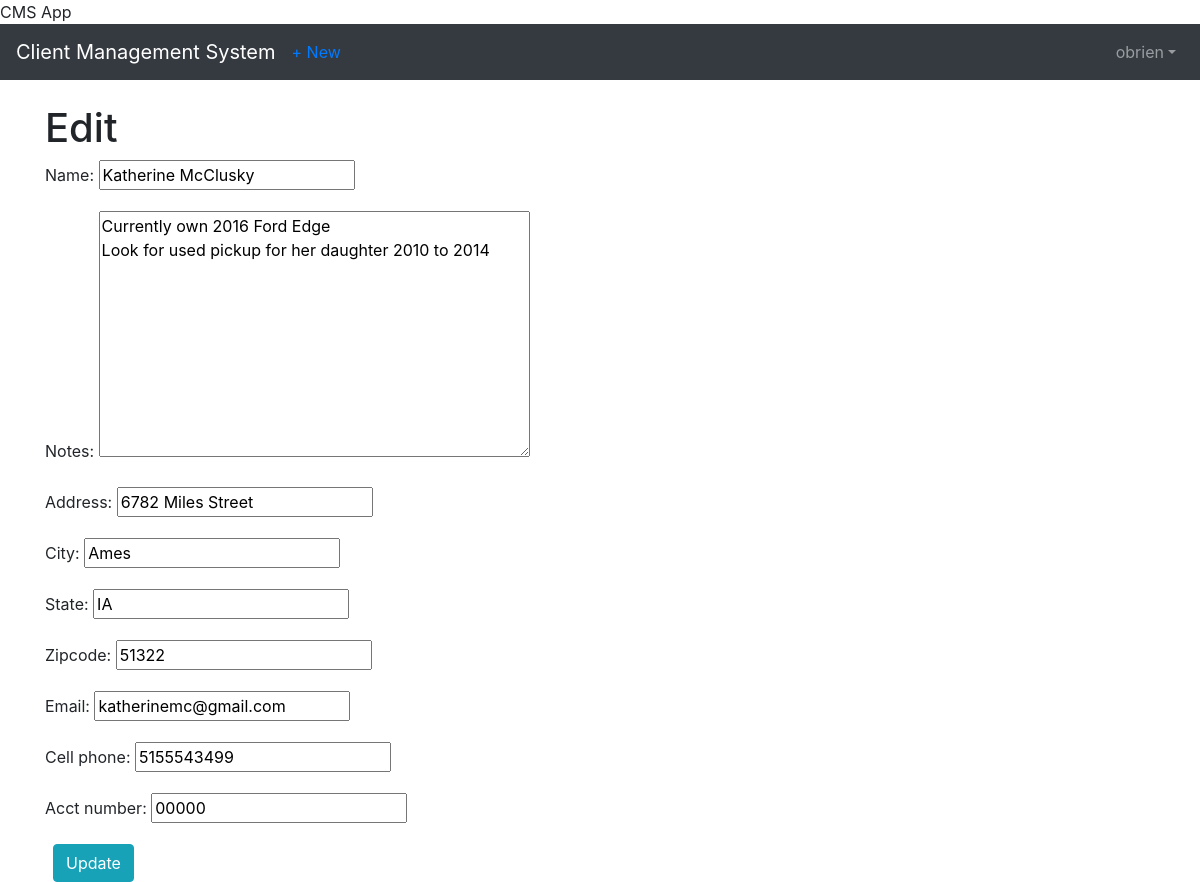
The page /clients/1/edit/ (signed in) on the database its author committed.
### users/models.py (models this page shows)
class CustomUser(AbstractUser):
    department = models.CharField(max_length=50, default='', null=True, blank=True)
    employee_cell_phone = models.CharField(max_length=50, default='', null=True, blank=True)

### clients/models.py (models this page shows, shortened)
class Client(models.Model):
    name = models.CharField(max_length=50,blank=False, null=False, default=' ')
    address = models.CharField(max_length=50, blank=True, null=True,default=' ')
    city = models.CharField(max_length=50, default=' ')
    state = models.CharField(max_length=50, default='NE')
    zipcode = models.CharField(max_length=10, default='00000')
    email = models.EmailField(max_length=100, default=' ')
    cell_phone = models.CharField(max_length=50,default='(402)000-0000')
    acct_number = models.CharField(max_length=50,blank=True, null=True, default='00000')
    notes = models.TextField()
    date = models.DateTimeField(auto_now_add=True)
    author = models.ForeignKey(
        get_user_model(),
        on_delete=models.CASCADE,
    )

### clients/views.py (the view)
# urls.py: path('<int:pk>/edit/', ClientUpdateView.as_view(), name='client_edit'),
class ClientUpdateView(LoginRequiredMixin, UpdateView):
    model = Client
    fields = ('name', 'notes', 'address', 'city', 'state', 'zipcode', 'email', 'cell_phone', 'acct_number')
    template_name = 'client_edit.html'

### templates/client_edit.html
{% extends 'base.html' %}
{% block content %}
    <h1>Edit</h1>
    <form action="" method="post">{% csrf_token %}
      {{ form.as_p }}
    <button class="btn btn-info ml-2" type="submit">Update</button>
</form>
{% endblock content %}

### templates/base.html (shortened to what this page needs)
<!doctype html>
<html lang="en">
  <head>
    <link rel="stylesheet" href="https://stackpath.bootstrapcdn.com/bootstrap/4.1.3/css/bootstrap.min.css">
    <name>{% block name %}CMS App{% endblock name %}</name>
  </head>
  <body>
    <nav class="navbar navbar-expand-md navbar-dark bg-dark mb-4">
      <a class="navbar-brand" href="{% url 'home' %}">Client Management System</a>
      {% if user.is_authenticated %}
        <ul class="navbar-nav mr-auto">
          <li class="nav-item"><a href="{% url 'client_new' %}">+ New</a></li>
        </ul>
      {% endif %}
      <div class="collapse navbar-collapse" id="navbarCollapse">
        {% if user.is_authenticated %}
          <ul class="navbar-nav ml-auto">
            <li class="nav-item">
              <a class="nav-link dropdown-toggle" href="#" id="userMenu" data-toggle="dropdown" aria-haspopup="true"
                 aria-expanded="false">{{ user.username }}</a>
            </li>
          </ul>
        {% endif %}
      </div>
    </nav>
    <div class="container">
      {% block content %}
      {% endblock content %}
    </div>
  </body>
</html>

### rows shown on the page
CustomUser: username "obrien"
Client: name "Katherine McClusky", notes "Currently own 2016 Ford Edge Look for used pickup for her daughter 2010 to 2014", address "6782 Miles Street", city "Ames", state "IA", zipcode "51322", email "katherinemc@gmail.com", cell_phone "5155543499", acct_number "00000"
